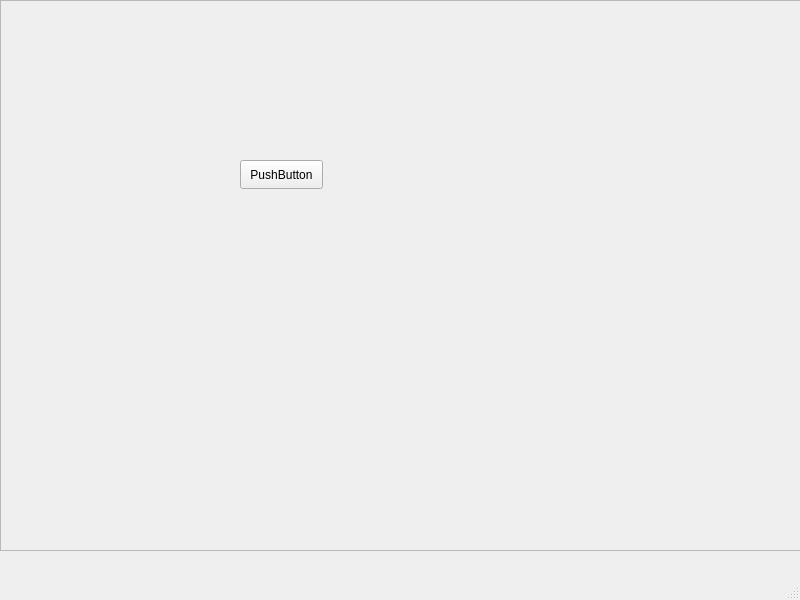
<?xml version="1.0" encoding="UTF-8"?>
<ui version="4.0">
 <class>MainWindow</class>
 <widget class="QMainWindow" name="MainWindow">
  <property name="geometry">
   <rect>
    <x>0</x>
    <y>0</y>
    <width>800</width>
    <height>600</height>
   </rect>
  </property>
  <property name="windowTitle">
   <string>MainWindow</string>
  </property>
  <widget class="QWidget" name="centralwidget">
   <widget class="QFrame" name="frame">
    <property name="geometry">
     <rect>
      <x>0</x>
      <y>0</y>
      <width>801</width>
      <height>551</height>
     </rect>
    </property>
    <property name="frameShape">
     <enum>QFrame::StyledPanel</enum>
    </property>
    <property name="frameShadow">
     <enum>QFrame::Raised</enum>
    </property>
    <widget class="QPushButton" name="pushButton">
     <property name="geometry">
      <rect>
       <x>240</x>
       <y>160</y>
       <width>83</width>
       <height>29</height>
      </rect>
     </property>
     <property name="text">
      <string>PushButton</string>
     </property>
    </widget>
   </widget>
  </widget>
  <widget class="QMenuBar" name="menubar">
   <property name="geometry">
    <rect>
     <x>0</x>
     <y>0</y>
     <width>800</width>
     <height>25</height>
    </rect>
   </property>
  </widget>
  <widget class="QStatusBar" name="statusbar"/>
 </widget>
 <resources/>
 <connections/>
</ui>
